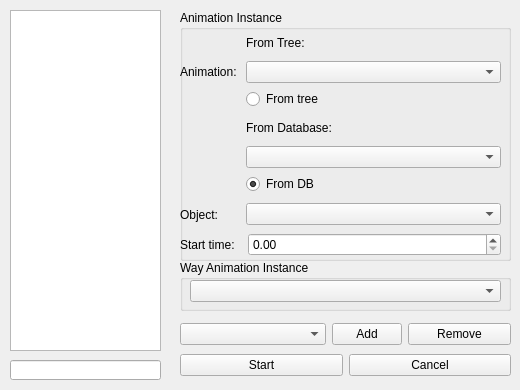
    <widget class="QWidget" name="tab_animationinstances">
     <attribute name="title">
      <string comment="animation">An. Instances</string>
     </attribute>
     <widget class="QListWidget" name="lstAnimationInstances">
      <property name="geometry">
       <rect>
        <x>10</x>
        <y>10</y>
        <width>151</width>
        <height>341</height>
       </rect>
      </property>
     </widget>
     <widget class="QLineEdit" name="txtAnimationInstanceName">
      <property name="geometry">
       <rect>
        <x>10</x>
        <y>360</y>
        <width>151</width>
        <height>20</height>
       </rect>
      </property>
     </widget>
     <widget class="QGroupBox" name="grpAnimationInstance">
      <property name="geometry">
       <rect>
        <x>180</x>
        <y>10</y>
        <width>331</width>
        <height>251</height>
       </rect>
      </property>
      <property name="title">
       <string>Animation Instance</string>
      </property>
      <widget class="QWidget" name="layoutWidget13">
       <property name="geometry">
        <rect>
         <x>0</x>
         <y>20</y>
         <width>321</width>
         <height>164</height>
        </rect>
       </property>
       <layout class="QGridLayout" name="gridLayout_4">
        <item row="0" column="1">
         <widget class="QLabel" name="lblAnimationInstanceAnimtionFromTree">
          <property name="text">
           <string>From Tree:</string>
          </property>
         </widget>
        </item>
        <item row="1" column="0">
         <widget class="QLabel" name="lblAnimationInstanceAnimation">
          <property name="maximumSize">
           <size>
            <width>60</width>
            <height>16777215</height>
           </size>
          </property>
          <property name="text">
           <string>Animation:</string>
          </property>
         </widget>
        </item>
        <item row="1" column="1">
         <widget class="QComboBox" name="cmbAnimationInstanceAnimationFromTree"/>
        </item>
        <item row="2" column="1">
         <widget class="QRadioButton" name="rbAnimationInstanceFromTree">
          <property name="text">
           <string>From tree</string>
          </property>
         </widget>
        </item>
        <item row="4" column="1">
         <widget class="QComboBox" name="cmbAnimationInstanceAnimationFromDatabase"/>
        </item>
        <item row="3" column="1">
         <widget class="QLabel" name="lblAnimationInstanceAnimationFromDatabase">
          <property name="text">
           <string>From Database:</string>
          </property>
         </widget>
        </item>
        <item row="5" column="1">
         <widget class="QRadioButton" name="rbAnimationInstanceFromDatabase">
          <property name="text">
           <string>From DB</string>
          </property>
          <property name="checked">
           <bool>true</bool>
          </property>
         </widget>
        </item>
       </layout>
      </widget>
      <widget class="QWidget" name="layoutWidget14">
       <property name="geometry">
        <rect>
         <x>0</x>
         <y>190</y>
         <width>321</width>
         <height>29</height>
        </rect>
       </property>
       <layout class="QHBoxLayout" name="horizontalLayout_17">
        <item>
         <widget class="QLabel" name="lblAnimationInstanceObject">
          <property name="maximumSize">
           <size>
            <width>60</width>
            <height>16777215</height>
           </size>
          </property>
          <property name="text">
           <string>Object:</string>
          </property>
         </widget>
        </item>
        <item>
         <widget class="QComboBox" name="cmbAnimationInstanceObject"/>
        </item>
       </layout>
      </widget>
      <widget class="QWidget" name="layoutWidget15">
       <property name="geometry">
        <rect>
         <x>0</x>
         <y>220</y>
         <width>321</width>
         <height>29</height>
        </rect>
       </property>
       <layout class="QHBoxLayout" name="horizontalLayout_19">
        <item>
         <widget class="QLabel" name="lblAnimationInstanceStartTime">
          <property name="maximumSize">
           <size>
            <width>62</width>
            <height>16777215</height>
           </size>
          </property>
          <property name="text">
           <string>Start time:</string>
          </property>
         </widget>
        </item>
        <item>
         <widget class="QDoubleSpinBox" name="dsbAnimationInstanceStartTime">
          <property name="maximum">
           <double>5000000.000000000000000</double>
          </property>
         </widget>
        </item>
       </layout>
      </widget>
     </widget>
     <widget class="QGroupBox" name="grpWayAnimationInstance">
      <property name="geometry">
       <rect>
        <x>180</x>
        <y>260</y>
        <width>331</width>
        <height>51</height>
       </rect>
      </property>
      <property name="title">
       <string>Way Animation Instance</string>
      </property>
      <widget class="QComboBox" name="cmbWayAnimationInstanceWay">
       <property name="geometry">
        <rect>
         <x>10</x>
         <y>20</y>
         <width>311</width>
         <height>22</height>
        </rect>
       </property>
      </widget>
     </widget>
     <widget class="QWidget" name="layoutWidget16">
      <property name="geometry">
       <rect>
        <x>180</x>
        <y>350</y>
        <width>331</width>
        <height>31</height>
       </rect>
      </property>
      <layout class="QHBoxLayout" name="horizontalLayout_20">
       <item>
        <widget class="QPushButton" name="btnAnimationsInstanceStart">
         <property name="text">
          <string>Start</string>
         </property>
        </widget>
       </item>
       <item>
        <widget class="QPushButton" name="btnAnimationsInstanceCancel">
         <property name="text">
          <string>Cancel</string>
         </property>
        </widget>
       </item>
      </layout>
     </widget>
     <widget class="QWidget" name="layoutWidgetInstances">
      <property name="geometry">
       <rect>
        <x>180</x>
        <y>320</y>
        <width>331</width>
        <height>29</height>
       </rect>
      </property>
      <layout class="QHBoxLayout" name="horizontalLayout_14">
       <item>
        <widget class="QComboBox" name="cmbAddedAnimationInstanceType"/>
       </item>
       <item>
        <widget class="QPushButton" name="btnAnimationsInstanceAdd">
         <property name="maximumSize">
          <size>
           <width>70</width>
           <height>16777215</height>
          </size>
         </property>
         <property name="text">
          <string>Add</string>
         </property>
        </widget>
       </item>
       <item>
        <widget class="QPushButton" name="btnAnimationsInstanceRemove">
         <property name="maximumSize">
          <size>
           <width>103</width>
           <height>16777215</height>
          </size>
         </property>
         <property name="text">
          <string>Remove</string>
         </property>
        </widget>
       </item>
      </layout>
     </widget>
    </widget>
